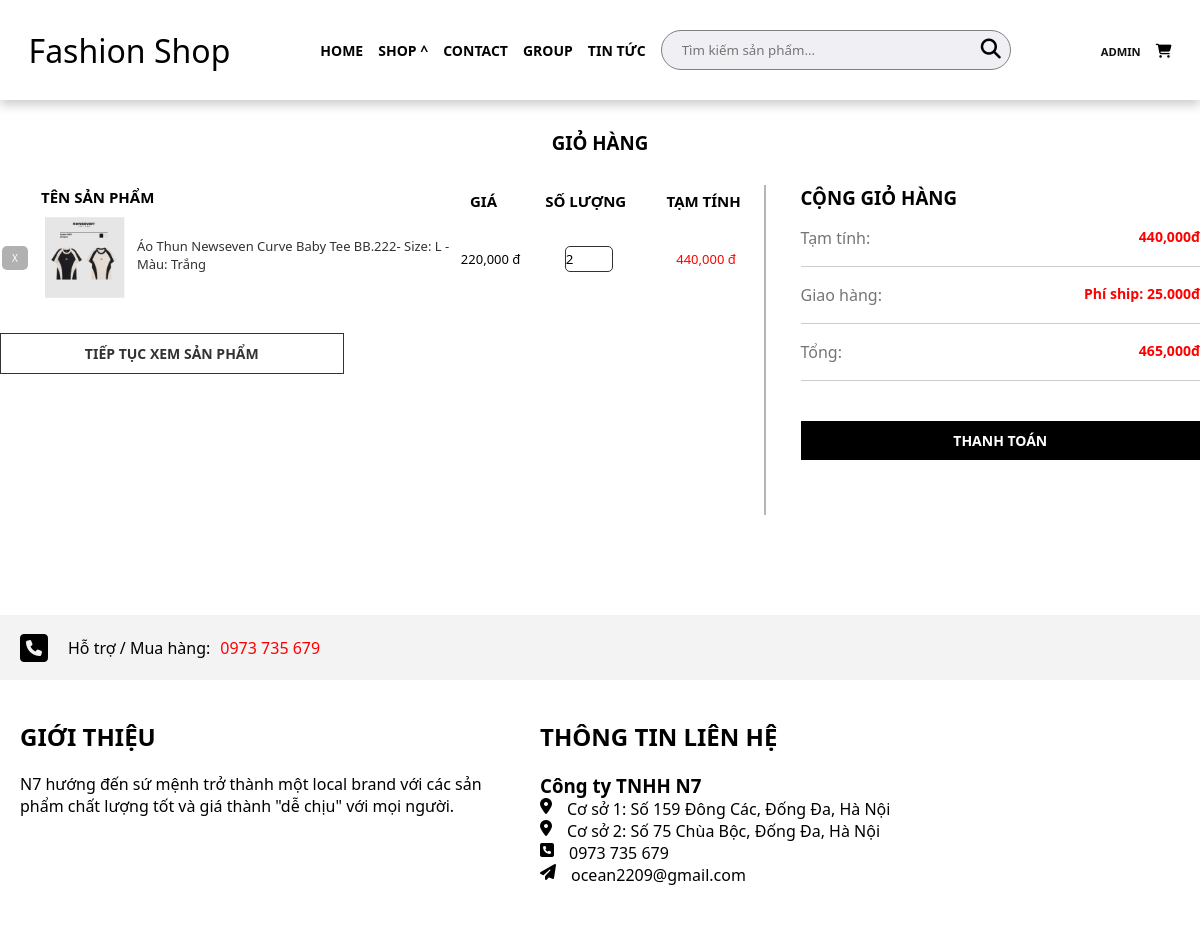
Screenshot of /view/index.php?act=cart&iduser=1 (signed in) with the database file from the repository.
### tables this page shows
CREATE TABLE `cart` (
  `id` int(11) NOT NULL,
  `id_user` int(11) NOT NULL,
  `id_bt_sanpham` int(11) NOT NULL,
  `soluong` int(11) NOT NULL
);

CREATE TABLE `sanpham` (
  `id` int(11) NOT NULL COMMENT 'Id sản phẩm',
  `name` varchar(255) NOT NULL COMMENT 'Tên sản phẩm',
  `img` varchar(225) NOT NULL,
  `price_niemyet` double(10,2) NOT NULL DEFAULT 0.00 COMMENT 'Giá sản phẩm',
  `price_sale` int(100) NOT NULL COMMENT 'Giá sale',
  `mota` text NOT NULL COMMENT 'Mô tả',
  `luotxem` int(11) NOT NULL DEFAULT 0 COMMENT 'Lượt xem',
  `iddm` int(11) NOT NULL COMMENT 'Id danh mục'
);

CREATE TABLE `kich_thuoc` (
  `id` int(11) NOT NULL,
  `value` varchar(225) NOT NULL
);

CREATE TABLE `mau_sac` (
  `id` int(11) NOT NULL,
  `value` varchar(255) NOT NULL
);

### model/pdo.php (called while the page is built, shortened)
<?php
function pdo_get_connection(){
    $servername = "localhost";
    $username = "root";
    $password = "";
    try {
        $conn = new PDO("mysql:host=$servername;dbname=duan1_09", $username, $password);
        $conn->setAttribute(PDO::ATTR_ERRMODE, PDO::ERRMODE_EXCEPTION);
        return $conn;
    } catch(PDOException $e) {
        echo "Connection failed: " . $e->getMessage();
    }
}
function pdo_query($sql){
    $sql_args=array_slice(func_get_args(),1);
    try{
        $conn=pdo_get_connection();
        $stmt=$conn->prepare($sql);
        $stmt->execute($sql_args);
        $rows=$stmt->fetchAll();
        return $rows;
    }
    catch(PDOException $e){
        throw $e;
    }
    finally{
        unset($conn);
    }
}
?>

### model/cart.php (called while the page is built, shortened)
<?php
function loadall_cart($iduser)
{
            $sql = "SELECT
            cart.id AS id_cart,
            cart.id_user,
            cart.soluong AS so_luong,
            bienthe.id_sp AS id_bienthe,
            bienthe.id_mau_sac,
            bienthe.id_kich_thuoc,
            sanpham.id AS id_sp,
            sanpham.name AS ten_sp,
            sanpham.img AS img_sp,
            sanpham.price_sale,
            mau_sac.value AS mau_sac,
            kich_thuoc.value AS kich_thuoc
        FROM cart
        JOIN bien_the AS bienthe ON bienthe.id = cart.id_bt_sanpham
        JOIN sanpham ON sanpham.id = bienthe.id_sp
        JOIN mau_sac ON mau_sac.id = bienthe.id_mau_sac
        JOIN kich_thuoc ON kich_thuoc.id = bienthe.id_kich_thuoc
        WHERE cart.id_user = $iduser;
    ";
    $result = pdo_query($sql);
    return $result;
}

### view/cart.php (the view)
<div class="content">
    <div class="title_cart" align='center'>
        <h3>GIỎ HÀNG</h3>
    </div>
    <div class="gio_hang">
        <div class="row table-cart">
            <table>
                <thead>
                    <tr align="center">
                        <th class="th_tensp">Tên sản phẩm</th>
                        <th align='center'>Giá</th>
                        <th align='center'>Số lượng</th>
                        <th align='center'>Tạm tính</th>
                    </tr>
                </thead>
                <tbody>
                    <?php
                    $tong = 0;
                    foreach ($dscart as $key => $value) :
                        extract($value);
                        $tamtinh = $price_sale * $so_luong;
                    ?>
                        <tr>
                            <?php
                            $id_user = (empty($_SESSION['iduser'])) ? "" : $_SESSION['iduser'];
                            ?>
                            <td class='ten_sp_cart'>
                                <a href="?act=delete_sp_cart&id_cart=<?php echo $id_cart ?>&iduser=<?= $id_user ?>" class="xoa">X</a>
                                <?php echo "<img width='80' src='../assets/img/$img_sp'>"; ?>
                                <span class='name-prod'><?= $ten_sp ?>- Size: <?= $kich_thuoc ?> - Màu: <?= $mau_sac ?> </span>
                            </td>
                            <td align='center'><span><?= number_format($price_sale) ?> đ</span></td>
                            <td align='center'><input type="number" min='1' name="input_slg_cart" id="" value="<?= $so_luong ?>"></td>
                            <td align='center'><span class="text_red"><?php echo number_format($tamtinh); ?> đ</span></td>
                        </tr>
                        <?php $tong += $tamtinh ?>
                    <?php
                    endforeach; ?>
                </tbody>
            </table>
            <a href="?act=chitietsp&idsp=<?php echo $id_sp ?>" class="continue_sp">Tiếp tục xem sản phẩm</a>
        </div>
        <div class="tienhanh_thanhtoan">
            <div class="table_thanhtoan">
                <div>
                    <h3>CỘNG GIỎ HÀNG</h3>
                </div>
                <div class="flex">
                    <span class=" ml_0">Tạm tính:</span>
                    <span class="text_red mr_0 bold"><?php echo number_format($tong)  ?>đ</span>
                </div>
                <div class="flex">
                    <span class=" ml_0">Giao hàng:</span>
                    <span class="text_red mr_0 bold">Phí ship: <?php if ($tong != 0) {
                                                                    echo "25.000đ";
                                                                } else {
                                                                    echo "0đ";
                                                                }
                                                                ?></span>
                </div>
                <div class="flex">
                    <span class=" ml_0">Tổng:</span>
                    <span class="text_red mr_0 bold"><?php
                                                        if ($tong != 0) {
                                                            echo $tong_thanhtoan = number_format($tong + 25000);
                                                        } else {
                                                            echo "0";
                                                        }
                                                        ?>đ</span>
                </div>
                <?php if ($tong != 0) : ?>
                    <div>
                        <a href="index.php?act=thanhtoan" class='pay btn'>Thanh toán</a>
                    </div>
                <?php endif; ?>
            </div>
        </div>
    </div>
</div>

### assets/css/style_chitietsp.css (style rules this page uses)
td { vertical-align: middle; }
.bold { font-weight: bold; }
* { margin: 0px auto; padding: 0px; font-family: roboto; }
a { text-decoration: none; }
.content { margin: 0px auto; padding: 0px; max-width: 1200px; }
.title_cart { margin-top: 30px; }
.gio_hang { display: flex; margin-top: 30px; }
.table-cart { flex-basis: 70%; }
.tienhanh_thanhtoan { flex-basis: 40%; height: 330px; border-left: 2px solid #b6b6b6; }
.table-cart table th { text-align: left; padding-left: 16px; }
.table-cart table { width: 100%; }
.table-cart table a.xoa { text-decoration: none; background: #b1b1b1; font-size: 10px; padding: 5px 10px; color: white; position: absolute; border-radius: 5px; top: 34%; }
.table-cart .ten_sp_cart { width: 450px; position: relative; }
.table-cart .ten_sp_cart img { margin-left: 43px; }
input[name="input_slg_cart"] { width: 48px; margin-top: 0px; }
.table-cart .th_tensp { padding-left: 39px; padding-bottom: 8px; }
.table-cart table thead tr th { text-transform: uppercase; }
.table-cart table .name-prod { text-decoration: none; color: #333; }
.table-cart table input { height: 26px; border-radius: 5px; border: 1px solid #333; }
.table-cart tbody { font-size: 13px; }
.table-cart thead { font-size: 15px; }
.table-cart span.name-prod { text-decoration: none; position: absolute; top: 23%; left: 135px; }
.text_red { color: red; }
.btn { padding: 10px 50px; background: black; color: white; font-weight: bold; text-transform: uppercase; width: 100%; margin-top: 40px; display: block; align-items: center; text-align: center; }
.table_thanhtoan { margin-left: 35px; }
.continue_sp { padding: 10px 50px; background: rgb(255, 255, 255); color: #333; border: 1px solid #333; font-weight: bold; text-transform: uppercase; margin-left: 0px; width: 45%; margin-top: 29px; display: block; align-items: center; text-align: center; }
.flex { display: flex; justify-content: space-between; padding: 17px 0px; border-bottom: 1px solid #cdcdcd; }
.mr_0 { margin-right: 0px; font-size: 14px; }
.ml_0 { margin-left: 0px; color: #757575; }

### assets/css/style_home.css (style rules this page uses)
a { text-decoration: none; font-size: 14px; }

### assets/css/css.css (style rules this page uses)
:root { --black: #333333; --black-2: #161616; --gray: #707070; --white: #ffffff; }
* { margin: 0; padding: 0; box-sizing: border-box; font-family: system-ui; list-style: none; }

### rows the page displays
cart: sanpham.img (picture), sanpham.name "Áo Thun Newseven Curve Baby Tee BB.222", kich_thuoc.value "L", mau_sac.value "Trắng", sanpham.price_sale "220,000", input_slg_cart "2", soluong.price_sale "440,000"

### other values shown
$_SESSION['user'] "ADMIN"
$tong "440,000"
$tong_thanhtoan = number_format($tong + 25000) "465,000"
